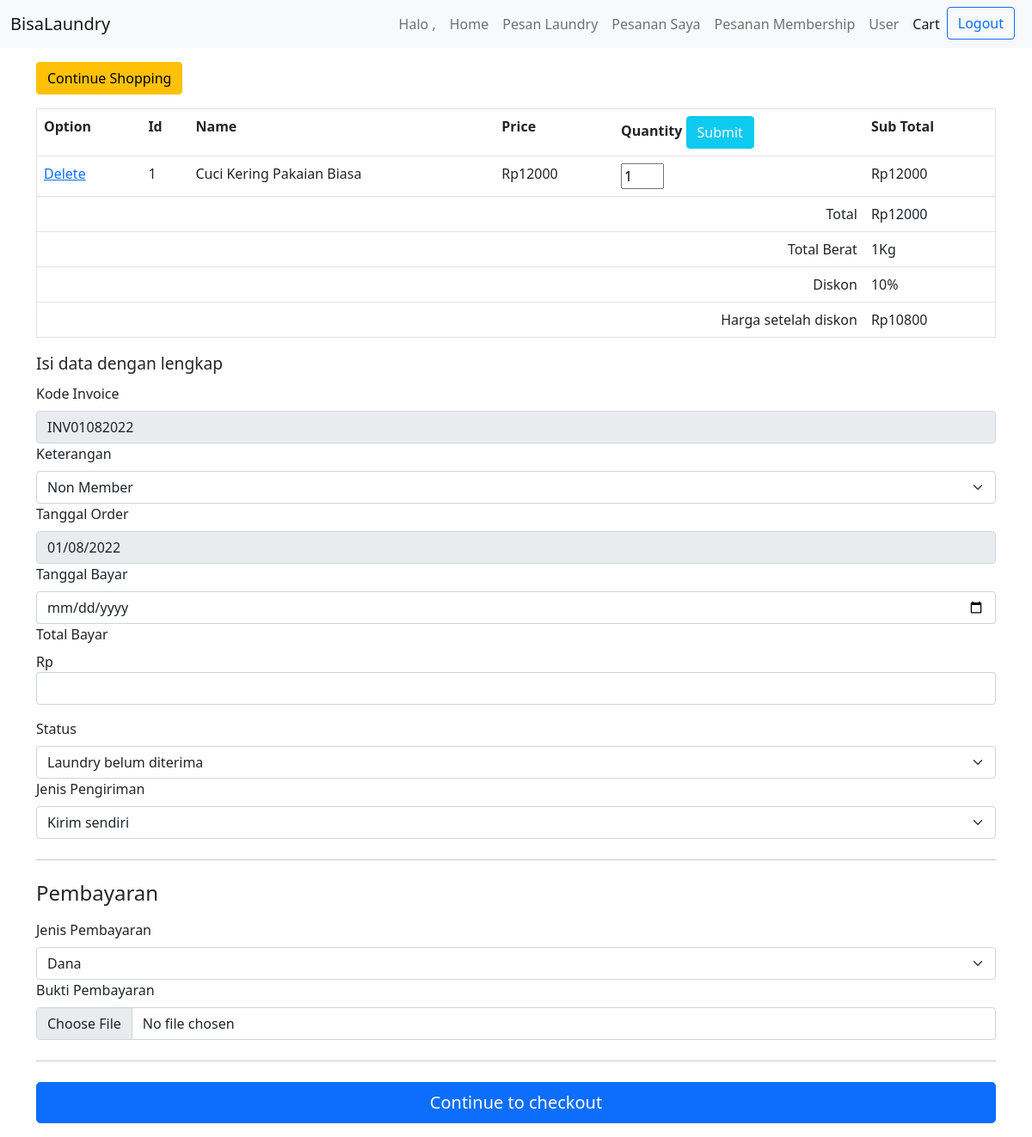
The app's page /member/cart.php?id_paket=1 with its own data.
### tables this page shows
CREATE TABLE `paket` (
  `id_paket` int(11) NOT NULL,
  `jenis` varchar(30) NOT NULL,
  `nama_paket` varchar(100) NOT NULL,
  `harga_paket` int(11) NOT NULL,
  `quantity` int(11) NOT NULL
);

### member/cart.php (the view, shortened to what this page needs)
<!DOCTYPE html>
<html lang="en">
<head>
    <link rel="stylesheet" href="https://cdn.jsdelivr.net/npm/bootstrap@5.0.2/dist/css/bootstrap.min.css">
</head>
<body>
     <nav class="navbar navbar-expand-lg navbar-light bg-light">
  <div class="container-fluid">
    <a class="navbar-brand" href="berandanon.php">BisaLaundry</a>
    <div class="collapse navbar-collapse" id="navbarNav">
      <ul class="navbar-nav ms-auto">
        <li class="nav-item">
        <a href="" class="nav-link" aria-current="page">Halo <b><?php echo $_SESSION['keterangan']; ?></b>, <b><?php echo $_SESSION['username']; ?></b></a>
        </li>
        <li class="nav-item">
          <a class="nav-link" aria-current="page" href="beranda_non.php">Home</a>
        </li>
        <li class="nav-item">
          <a class="nav-link" href="pesan_laundrynon.php">Pesan Laundry</a>
        </li>
        <li class="nav-item">
          <a class="nav-link" href="pesanan_dibayarnon.php">Pesanan Saya</a>
        </li>
        <li class="nav-item">
          <a class="nav-link" href="pesanan_membernon.php">Pesanan Membership</a>
        </li>
        <li class="nav-item">
          <a class="nav-link" href="user.php">User</a>
        </li>
        <li class="nav-item">
          <a href="cart.php" class="nav-link active">Cart</a>
        </li>
        <li class="nav-item">
        <a href="logout.php"><input type="button" class="btn btn-outline-primary me-2" value="Logout"></a>
        </li>
      </ul>
    </div>
  </div>
</nav>
<div class="container">
    <a href="pesan_laundrynon.php" class="btn btn-warning mb-3 mt-3">Continue Shopping</a>
    <?php
    require '../config.php';
    if (isset ( $_GET ['id_paket'] ) && !isset($_POST['update'])) {
      $result = mysqli_query ( $connect, 'select * from paket where id_paket=' . $_GET ['id_paket'] );
    }
    ?>
    <form action="" method="post">
    <table cellpadding="2" cellspacing="2" border="1" class="table">
        <tr>
          <th>Option</th>
          <th>Id</th>
          <th>Name</th>
          <th>Price</th>
          <th>Quantity <button class="btn btn-info text-light" placeholder="Submit">Submit</button> <input
          </th>
          <th>Sub Total</th>
        </tr>
        <?php
        $cart = unserialize ( serialize ( $_SESSION ['cart'] ) );
        $s = 0;
        $a = 0;
        $j = 0;
        $index = 0;
        for($i = 0; $i < count ( $cart ); $i ++) {
          $s += $cart [$i]->harga_paket * $cart [$i]->quantity;
          $a += $cart [$i]->quantity;
          $j += $cart [$i]->harga_paket * $cart [$i]->quantity - (($cart [$i]->harga_paket * $cart [$i]->quantity) * 10 /100 );
          ?>
        <tr>
          <td><a href="cart.php?index=<?php echo $index; ?>"
            onclick="return confirm('Are you sure?')">Delete</a></td>
          <td><?php echo $cart[$i]->id_paket; ?></td>
          <td><?php echo $cart[$i]->nama_paket; ?></td>
          <td>Rp<?php echo $cart[$i]->harga_paket; ?></td>
          <td><input type="text" value="<?php echo $cart[$i]->quantity; ?>"
            style="width: 50px;" name="quantity[]"></td>
          <td>Rp<?php echo $cart[$i]->harga_paket * $cart[$i]->quantity; ?></td>
        </tr>
        <?php
        $index ++;
        }
        ?>
        <tr>
          <td colspan="5" align="right">Total</td>
          <td align="left">Rp<?php echo $s; ?></td>
        </tr>
        <tr>
        <td colspan="5" align="right">Total Berat</td>
          <td align="left"><?php echo $a; ?>Kg</td>
        </tr>
        <tr>
        <td colspan="5" align="right">Diskon</td>
          <td align="left">10%</td>
        </tr>
        <tr>
        <td colspan="5" align="right"> Harga setelah diskon</td>
          <td align="left">Rp<?php echo $j; ?></td>
        </tr>
      </table>
      </form>
    <form method="post" action="checkout.php" enctype="multipart/form-data">
                  <div class="col-12 mb-2">
                    <big class="form-label">Isi data dengan lengkap</big>
                  </div>
                <div class="col-12">
                    <label for="username" class="form-label">Kode Invoice</label>
                    <div class="input-group has-validation">
                      <input type="text" name="kode_invoice" class="form-control" readonly value="<?php echo"INV".date("mdY") ?>">
                    </div>
                  </div>
                  <div class="col-12">
                    <label for="address" class="form-label">Keterangan</label>
                    <select class="form-select" aria-label="Default select example" name="keterangan">
                              <option value="non_member" style="color:black;">Non Member</option>
                          </select>
                  </div>
                  <div class="col-12">
                    <label for="address2" class="form-label">Tanggal Order</label>
                    <input type="date" name="tanggal_order" class="form-control" placeholder="id" readonly value="<?= date('Y-m-d') ?>">
                  </div>
                  <div class="col-12">
                    <label for="address2" class="form-label">Tanggal Bayar</label>
                    <input type="date" name="tgl_bayar" class="form-control" placeholder="tgl_bayar">
                  </div>
                  <div class="col-12">
                    <label for="address2" class="form-label">Total Bayar</label>
                    <p>Rp<input type="text" name="total_bayar" class="form-control" placeholder=""></p>
                  </div>
                  <div class="col-12">
                    <label for="address" class="form-label">Status</label>
                    <select class="form-select" aria-label="Default select example" name="status">
                              <option value="laundry_belum_diterima" style="color:black;">Laundry belum diterima</option>
                          </select>
                  </div>
                  <div class="col-12">
                    <label for="address" class="form-label">Jenis Pengiriman</label>
                    <select class="form-select" aria-label="Default select example" name="jenis_pengiriman">
                              <option value="kirim_sendiri" style="color:black;">Kirim sendiri</option>
                          </select>
                  </div>
                <hr class="my-4">
    <h4 class="mb-3">Pembayaran</h4>
    <div class="col-12">
        <label for="address" class="form-label">Jenis Pembayaran</label>
        <select class="form-select" aria-label="Default select example" name="jenis_pembayaran">
        <option selected value="dana" style="color:black;">Dana</option>
              </select>
      </div>
    <div class="col-12">
        <label for="address2" class="form-label">Bukti Pembayaran</label>
        <input type="file" name="foto" class="form-control" placeholder="foto">
      </div>
    <hr class="my-4">
    <button class="w-100 btn btn-primary btn-lg mb-3">Continue to checkout</button>
    </form>
</div>
</body>
</html>

### records on screen
paket: id_paket "1", nama_paket "Cuci Kering Pakaian Biasa", harga_paket "12000", $cart[$i]->harga_paket*$cart[$i]->quantity "12000"

### other values on screen
$s "12000"
$a "1"
$j "10800"
